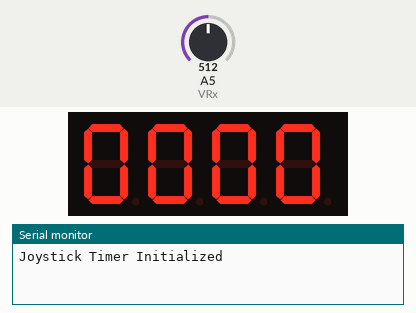
A sketch run on a simulated Arduino Uno, built with avr-gcc and run on an emulated ATmega328P. Parts: 4-digit seven-segment display, the last lines printed to the serial monitor. Wiring (inferred from the names in the program): 4-digit 7-segment display, segments lit when LOW: segments pin 5, pin 6, pin 7, pin 8, pin 9, pin 10, pin 11, pin 12; digit selects A3, A2, A1, A4. The inputs (shaded band) are chosen by the test bench; at power-on: A5 (VRx) = 512. The segment pins are drawn as the display they are named for.

Above: at 1.2 s.
1.3 s: A5 (VRx) set to 586
2.8 s: A5 (VRx) set to 609
At 3.36 s:
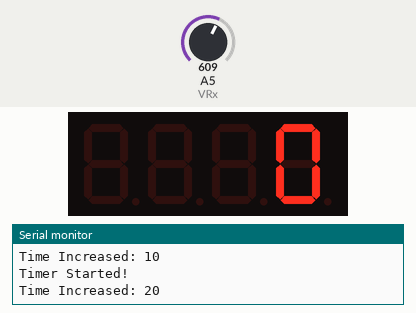
4.4 s: A5 (VRx) set to 590
At 4.9 s:
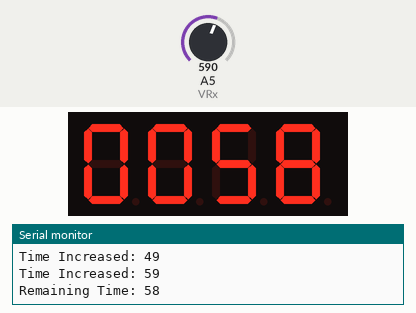
7.1 s: A5 (VRx) set to 411
9.1 s: A5 (VRx) set to 386
At 9.73 s:
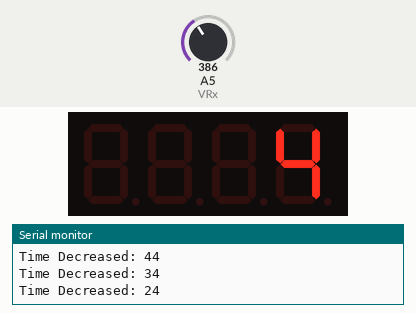
Timing chart, 0 to 11.7 s (numbered marks = the images above; inputs shaded):
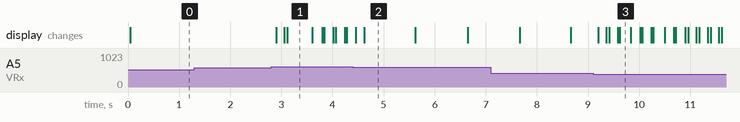

The sketch:

arduino.ino
```cpp
// 세그먼트 핀 정의 (a, b, c, d, e, f, g, dp)
const int segmentPins[] = {5, 6, 7, 8, 9, 10, 11, 12};

// 자릿수 핀 정의 (D1, D2, D3, D4)
const int digitPins[] = {A3, A2, A1, A4}; // "1234" 순서에 맞게 수정

// 각 숫자에 대한 세그먼트 값 (0~9)
const byte numbers[10] = {
  0b11000000, // 0
  0b11111001, // 1
  0b10100100, // 2
  0b10110000, // 3
  0b10011001, // 4
  0b10010010, // 5
  0b10000010, // 6
  0b11111000, // 7
  0b10000000, // 8
  0b10010000  // 9
};

// 조이스틱 핀 정의
const int VRx = A5; // X축 입력
const int VRy = A0; // Y축 입력
const int SW = 2;   // 버튼 입력

// 타이머 설정 (초 단위)
int remainingTime = 0;       // 초기 남은 시간
bool timerRunning = false;   // 타이머 실행 상태
unsigned long previousMillis = 0; // 이전 시간 기록

void setup() {
  // 세그먼트 핀 설정
  for (int i = 0; i < 8; i++) {
    pinMode(segmentPins[i], OUTPUT);
    digitalWrite(segmentPins[i], HIGH); // COMMON ANODE: HIGH = OFF
  }

  // 자릿수 핀 설정
  for (int i = 0; i < 4; i++) {
    pinMode(digitPins[i], OUTPUT);
    digitalWrite(digitPins[i], LOW); // COMMON ANODE: LOW = OFF
  }

  // 조이스틱 핀 설정
  pinMode(SW, INPUT_PULLUP); // SW 핀을 풀업 입력으로 설정

  Serial.begin(9600);
  Serial.println("Joystick Timer Initialized");
}

void loop() {
  // 조이스틱으로 타이머 값 조정 (항상 호출)
  handleJoystick();

  if (!timerRunning) {
    // 현재 타이머 값 디스플레이
    displayNumber(remainingTime);

    // 타이머 값이 0보다 크면 자동으로 시작
    if (remainingTime > 0) {
      Serial.println("Timer Started!");
      timerRunning = true;
      delay(300); // 디바운싱을 위해 약간의 지연
    }
  } else {
    // 타이머 실행 중
    handleTimer();
  }
}


// 조이스틱 입력 처리 함수
void handleJoystick() {
  int xValue = analogRead(VRx); // X축 값 읽기

  // X축 값으로 타이머 증가
  if (xValue > 600) {
    remainingTime += 10; // 타이머 10초 증가
    if (remainingTime > 9999) remainingTime = 9999; // 최대값 제한
    Serial.println("Time Increased: " + String(remainingTime));
    delay(200); // 너무 빠르게 증가하지 않도록 지연
  }

  // X축 값으로 타이머 감소
  if (xValue < 400) {
    remainingTime -= 10; // 타이머 10초 감소
    if (remainingTime < 0) remainingTime = 0; // 최소값 제한
    Serial.println("Time Decreased: " + String(remainingTime));
    delay(200); // 너무 빠르게 감소하지 않도록 지연
  }
}

// 타이머 동작 처리 함수
void handleTimer() {
  unsigned long currentMillis = millis(); // 현재 시간 기록

  // 1초마다 남은 시간을 감소
  if (currentMillis - previousMillis >= 1000) {
    previousMillis = currentMillis; // 이전 시간 갱신
    remainingTime--; // 남은 시간 감소

    if (remainingTime <= 0) {
      remainingTime = 0; // 남은 시간을 0으로 고정
      Serial.println("Timer Complete!");
      timerRunning = false; // 타이머 정지
    }

    Serial.print("Remaining Time: ");
    Serial.println(remainingTime);
  }

  // 현재 남은 시간 디스플레이
  displayNumber(remainingTime);
}

// 숫자를 각 자릿수에 출력하는 함수
void displayNumber(int number) {
  int digits[4] = {0, 0, 0, 0};
  digits[0] = number / 1000;           // 천의 자리
  digits[1] = (number / 100) % 10;    // 백의 자리
  digits[2] = (number / 10) % 10;     // 십의 자리
  digits[3] = number % 10;            // 일의 자리

  for (int i = 0; i < 4; i++) {
    clearAll();
    displayDigit(digits[i], i);
    delay(5);
  }
}

// 모든 세그먼트와 자릿수를 초기화하는 함수
void clearAll() {
  for (int i = 0; i < 8; i++) {
    digitalWrite(segmentPins[i], HIGH); // COMMON ANODE: HIGH = OFF
  }
  for (int i = 0; i < 4; i++) {
    digitalWrite(digitPins[i], LOW); // COMMON ANODE: LOW = OFF
  }
}

// 특정 자릿수에 숫자를 표시하는 함수
void displayDigit(int number, int digitIndex) {
  for (int i = 0; i < 4; i++) {
    digitalWrite(digitPins[i], LOW); // 모든 자릿수를 OFF
  }

  for (int i = 0; i < 8; i++) {
    digitalWrite(segmentPins[i], bitRead(numbers[number], i) ? HIGH : LOW);
  }

  digitalWrite(digitPins[digitIndex], HIGH); // 선택한 자릿수 ON
}
```

Measured:
- after the input at 1.3 s, every drawn part: stays the same
- after the input at 2.8 s, the display: changes after 0.10 s (image 1)
- what the display in image 1 shows lasts 0.5 s, from 3.1 s to 3.6 s
- what the display in image 2 shows lasts 1.0 s, from 4.6 s to 5.6 s
